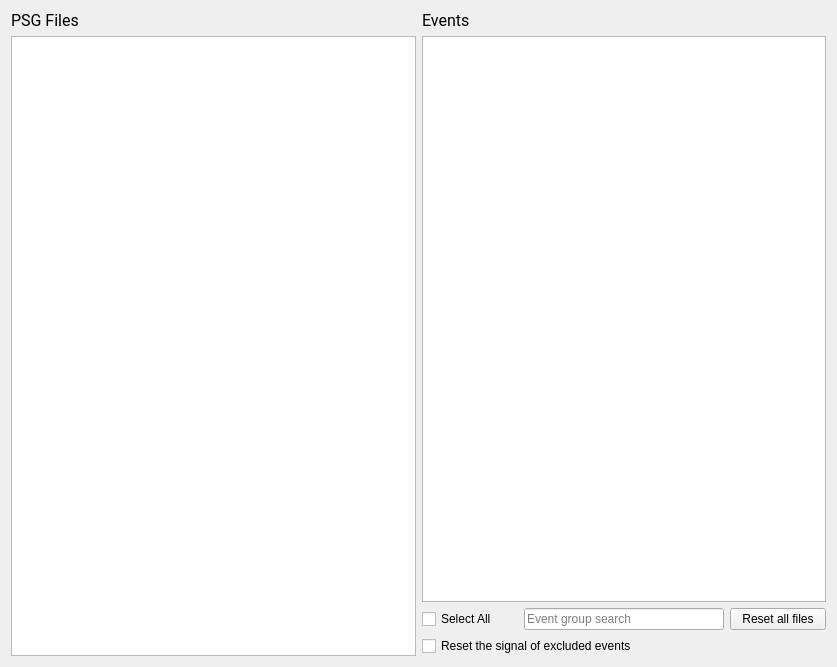
<?xml version="1.0" encoding="UTF-8"?>
<ui version="4.0">
 <class>AnnotationsSelection</class>
 <widget class="QWidget" name="AnnotationsSelection">
  <property name="geometry">
   <rect>
    <x>0</x>
    <y>0</y>
    <width>837</width>
    <height>667</height>
   </rect>
  </property>
  <property name="windowTitle">
   <string>Form</string>
  </property>
  <property name="styleSheet">
   <string>font: 12pt &quot;Roboto&quot;;</string>
  </property>
  <layout class="QHBoxLayout" name="horizontalLayout_2">
   <item>
    <layout class="QVBoxLayout" name="verticalLayout">
     <item>
      <widget class="QLabel" name="label">
       <property name="font">
        <font>
         <family>Roboto</family>
         <pointsize>12</pointsize>
         <weight>50</weight>
         <italic>false</italic>
         <bold>false</bold>
        </font>
       </property>
       <property name="text">
        <string>PSG Files</string>
       </property>
      </widget>
     </item>
     <item>
      <widget class="QListView" name="file_listview">
       <property name="editTriggers">
        <set>QAbstractItemView::NoEditTriggers</set>
       </property>
       <property name="selectionMode">
        <enum>QAbstractItemView::ExtendedSelection</enum>
       </property>
       <property name="selectionBehavior">
        <enum>QAbstractItemView::SelectItems</enum>
       </property>
      </widget>
     </item>
    </layout>
   </item>
   <item>
    <layout class="QVBoxLayout" name="verticalLayout_2">
     <item>
      <widget class="QLabel" name="label_2">
       <property name="font">
        <font>
         <family>Roboto</family>
         <pointsize>12</pointsize>
         <weight>50</weight>
         <italic>false</italic>
         <bold>false</bold>
        </font>
       </property>
       <property name="text">
        <string>Events</string>
       </property>
      </widget>
     </item>
     <item>
      <widget class="QTreeView" name="event_treeview">
       <property name="editTriggers">
        <set>QAbstractItemView::NoEditTriggers</set>
       </property>
       <property name="dragDropMode">
        <enum>QAbstractItemView::NoDragDrop</enum>
       </property>
       <property name="selectionMode">
        <enum>QAbstractItemView::SingleSelection</enum>
       </property>
       <property name="selectionBehavior">
        <enum>QAbstractItemView::SelectItems</enum>
       </property>
      </widget>
     </item>
     <item>
      <layout class="QHBoxLayout" name="horizontalLayout">
       <item>
        <widget class="QCheckBox" name="select_all_checkBox">
         <property name="text">
          <string>Select All</string>
         </property>
        </widget>
       </item>
       <item>
        <widget class="QLineEdit" name="search_lineEdit">
         <property name="maximumSize">
          <size>
           <width>200</width>
           <height>16777215</height>
          </size>
         </property>
         <property name="placeholderText">
          <string>Event group search</string>
         </property>
        </widget>
       </item>
       <item>
        <widget class="QPushButton" name="reset_all_files_pushButton">
         <property name="text">
          <string>Reset all files</string>
         </property>
        </widget>
       </item>
      </layout>
     </item>
     <item>
      <widget class="QCheckBox" name="reset_excl_event_checkBox">
       <property name="text">
        <string>Reset the signal of excluded events </string>
       </property>
      </widget>
     </item>
    </layout>
   </item>
  </layout>
 </widget>
 <resources>
  <include location="../../../../../snooz-toolbox/src/main/python/ui/themes/themes.qrc"/>
 </resources>
 <connections>
  <connection>
   <sender>file_listview</sender>
   <signal>clicked(QModelIndex)</signal>
   <receiver>AnnotationsSelection</receiver>
   <slot>on_file_selected()</slot>
   <hints>
    <hint type="sourcelabel">
     <x>109</x>
     <y>177</y>
    </hint>
    <hint type="destinationlabel">
     <x>213</x>
     <y>177</y>
    </hint>
   </hints>
  </connection>
  <connection>
   <sender>select_all_checkBox</sender>
   <signal>stateChanged(int)</signal>
   <receiver>AnnotationsSelection</receiver>
   <slot>on_select_all_events()</slot>
   <hints>
    <hint type="sourcelabel">
     <x>287</x>
     <y>280</y>
    </hint>
    <hint type="destinationlabel">
     <x>240</x>
     <y>164</y>
    </hint>
   </hints>
  </connection>
  <connection>
   <sender>reset_all_files_pushButton</sender>
   <signal>clicked()</signal>
   <receiver>AnnotationsSelection</receiver>
   <slot>on_reset_all_files()</slot>
   <hints>
    <hint type="sourcelabel">
     <x>541</x>
     <y>404</y>
    </hint>
    <hint type="destinationlabel">
     <x>298</x>
     <y>226</y>
    </hint>
   </hints>
  </connection>
  <connection>
   <sender>search_lineEdit</sender>
   <signal>textEdited(QString)</signal>
   <receiver>AnnotationsSelection</receiver>
   <slot>search_pattern_slot()</slot>
   <hints>
    <hint type="sourcelabel">
     <x>526</x>
     <y>614</y>
    </hint>
    <hint type="destinationlabel">
     <x>418</x>
     <y>333</y>
    </hint>
   </hints>
  </connection>
 </connections>
 <slots>
  <slot>on_file_selected()</slot>
  <slot>on_event_selected()</slot>
  <slot>on_select_all_events()</slot>
  <slot>on_apply_to_all_files()</slot>
  <slot>on_reset_all_files()</slot>
  <slot>search_pattern_slot()</slot>
 </slots>
</ui>
